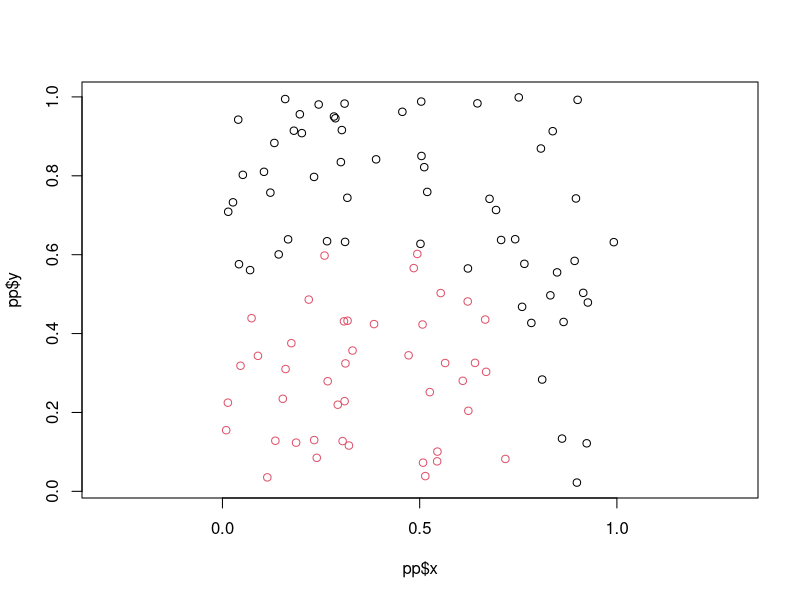

Source code (R):
## ---- chunk 1
library(spatstat)

set.seed(123)
## ---- chunk 2
class = function (x, y) {
    # 3x^2 - 4xy +4y = 2
    return (3*x^2 - 4*x*y +4*y < 2)
}

col.class = function(x, y) {
  if (class(x,y)) return(1)
  else return(0)
}
## ---- chunk 3
set.seed(1234)
color = c("blue", "green2")
error = FALSE
 # 100 random points in the unit square
N = 100
pp <- runifpoint(N)

for (i in c(1:N)) {
  pp$class[i] = col.class(pp$x[i], pp$y[i]) # assign the class
}
# adding optional error
if (error) {
  pp$x = pp$x + rnorm(N, 0, 1/10)
  pp$y = pp$y + rnorm(N, 0, 1/10)
}

plot(pp$x, pp$y, asp = 1, col = pp$class+1)
## ---- chunk 4
# generate a dataframe from the points in pp and the class
df = data.frame(x = pp$x, y = pp$y, Class = pp$class)
# convert to .csv
write.csv(df, "simpledata.csv", row.names = FALSE)
## ---- chunk 5
f = function(x, y) {
  return(sin(x) + 1/4*x -1/3*y^2 + 2)
}
## ---- chunk 6
N = 500
pp.reg = runifpoint(N, win=owin(c(0,5),c(-4,4)))
pp.reg$t = f(pp.reg$x, pp.reg$y) + rnorm(N, 0, 1/10)
## ---- chunk 7
# generate a dataframe from the points in pp and the class
df.reg = data.frame(x1 = pp.reg$x, x2 = pp.reg$y, y = pp.reg$t)
# convert to .csv
write.csv(df.reg, "reg_data.csv", row.names = FALSE)
